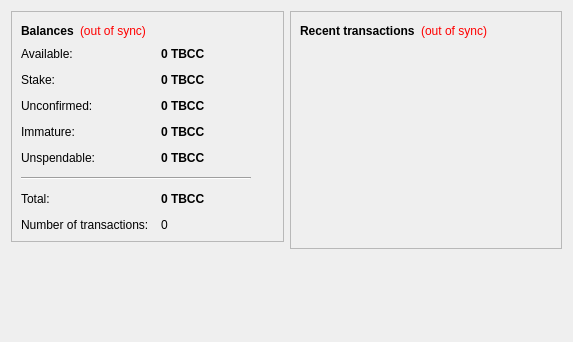
<?xml version="1.0" encoding="UTF-8"?>
<ui version="4.0">
 <class>OverviewPage</class>
 <widget class="QWidget" name="OverviewPage">
  <property name="geometry">
   <rect>
    <x>0</x>
    <y>0</y>
    <width>573</width>
    <height>342</height>
   </rect>
  </property>
  <property name="windowTitle">
   <string>Form</string>
  </property>
  <layout class="QHBoxLayout" name="horizontalLayout" stretch="1,1">
   <item>
    <layout class="QVBoxLayout" name="verticalLayout_2">
     <item>
      <widget class="QFrame" name="frame">
       <property name="frameShape">
        <enum>QFrame::StyledPanel</enum>
       </property>
       <property name="frameShadow">
        <enum>QFrame::Raised</enum>
       </property>
       <layout class="QVBoxLayout" name="verticalLayout_4">
        <item>
         <layout class="QHBoxLayout" name="horizontalLayout_4">
          <item>
           <widget class="QLabel" name="label_5">
            <property name="font">
             <font>
              <weight>75</weight>
              <bold>true</bold>
             </font>
            </property>
            <property name="text">
             <string>Balances</string>
            </property>
           </widget>
          </item>
          <item>
           <widget class="QLabel" name="labelWalletStatus">
            <property name="toolTip">
             <string>The displayed information may be out of date. Your wallet automatically synchronizes with the ThousandBitcoin network after a connection is established, but this process has not completed yet.</string>
            </property>
            <property name="styleSheet">
             <string notr="true">QLabel { color: red; }</string>
            </property>
            <property name="text">
             <string notr="true">(out of sync)</string>
            </property>
            <property name="alignment">
             <set>Qt::AlignLeading|Qt::AlignLeft|Qt::AlignVCenter</set>
            </property>
           </widget>
          </item>
          <item>
           <spacer name="horizontalSpacer_2">
            <property name="orientation">
             <enum>Qt::Horizontal</enum>
            </property>
            <property name="sizeHint" stdset="0">
             <size>
              <width>40</width>
              <height>20</height>
             </size>
            </property>
           </spacer>
          </item>
         </layout>
        </item>
        <item>
         <layout class="QFormLayout" name="formLayout_2">
          <property name="fieldGrowthPolicy">
           <enum>QFormLayout::AllNonFixedFieldsGrow</enum>
          </property>
          <property name="horizontalSpacing">
           <number>12</number>
          </property>
          <property name="verticalSpacing">
           <number>12</number>
          </property>
          <item row="0" column="0">
           <widget class="QLabel" name="labelAvailableText">
            <property name="toolTip">
             <string>Your current available balance</string>
            </property>
            <property name="text">
             <string>Available:</string>
            </property>
           </widget>
          </item>
          <item row="0" column="1">
           <widget class="QLabel" name="labelAvailable">
            <property name="font">
             <font>
              <weight>75</weight>
              <bold>true</bold>
             </font>
            </property>
            <property name="cursor">
             <cursorShape>IBeamCursor</cursorShape>
            </property>
            <property name="toolTip">
             <string>Your current available balance</string>
            </property>
            <property name="text">
             <string notr="true">0 TBCC</string>
            </property>
            <property name="alignment">
             <set>Qt::AlignLeading|Qt::AlignLeft|Qt::AlignVCenter</set>
            </property>
            <property name="textInteractionFlags">
             <set>Qt::LinksAccessibleByMouse|Qt::TextSelectableByKeyboard|Qt::TextSelectableByMouse</set>
            </property>
           </widget>
          </item>
          <item row="1" column="0">
           <widget class="QLabel" name="label_6">
            <property name="toolTip">
             <string>Total of coins that was staked, and do not yet count toward the current balance</string>
            </property>
            <property name="text">
             <string>Stake:</string>
            </property>
           </widget>
          </item>
          <item row="1" column="1">
           <widget class="QLabel" name="labelStake">
            <property name="font">
             <font>
              <weight>75</weight>
              <bold>true</bold>
             </font>
            </property>
            <property name="cursor">
             <cursorShape>IBeamCursor</cursorShape>
            </property>
            <property name="toolTip">
             <string>Total of coins that was staked, and do not yet count toward the current balance</string>
            </property>
            <property name="text">
             <string notr="true">0 TBCC</string>
            </property>
            <property name="alignment">
             <set>Qt::AlignLeading|Qt::AlignLeft|Qt::AlignVCenter</set>
            </property>
            <property name="textInteractionFlags">
             <set>Qt::LinksAccessibleByMouse|Qt::TextSelectableByKeyboard|Qt::TextSelectableByMouse</set>
            </property>
           </widget>
          </item>
          <item row="2" column="0">
           <widget class="QLabel" name="label_3">
            <property name="toolTip">
             <string>Total of transactions that have yet to be confirmed, and do not yet count toward the current balance</string>
            </property>
            <property name="text">
             <string>Unconfirmed:</string>
            </property>
           </widget>
          </item>
          <item row="2" column="1">
           <widget class="QLabel" name="labelUnconfirmed">
            <property name="font">
             <font>
              <weight>75</weight>
              <bold>true</bold>
             </font>
            </property>
            <property name="cursor">
             <cursorShape>IBeamCursor</cursorShape>
            </property>
            <property name="toolTip">
             <string>Total of transactions that have yet to be confirmed, and do not yet count toward the current balance</string>
            </property>
            <property name="text">
             <string notr="true">0 TBCC</string>
            </property>
            <property name="alignment">
             <set>Qt::AlignLeading|Qt::AlignLeft|Qt::AlignVCenter</set>
            </property>
            <property name="textInteractionFlags">
             <set>Qt::LinksAccessibleByMouse|Qt::TextSelectableByKeyboard|Qt::TextSelectableByMouse</set>
            </property>
           </widget>
          </item>
          <item row="3" column="0">
           <widget class="QLabel" name="labelImmatureText">
            <property name="toolTip">
             <string>Mined balance that has not yet matured</string>
            </property>
            <property name="text">
             <string>Immature:</string>
            </property>
           </widget>
          </item>
          <item row="3" column="1">
           <widget class="QLabel" name="labelImmature">
            <property name="font">
             <font>
              <weight>75</weight>
              <bold>true</bold>
             </font>
            </property>
            <property name="toolTip">
             <string>Mined balance that has not yet matured</string>
            </property>
            <property name="text">
             <string notr="true">0 TBCC</string>
            </property>
            <property name="alignment">
             <set>Qt::AlignLeading|Qt::AlignLeft|Qt::AlignVCenter</set>
            </property>
            <property name="textInteractionFlags">
             <set>Qt::LinksAccessibleByMouse|Qt::TextSelectableByKeyboard|Qt::TextSelectableByMouse</set>
            </property>
           </widget>
          </item>
          <item row="4" column="0">
           <widget class="QLabel" name="labelBalanceWatchOnlyText">
            <property name="toolTip">
             <string>Your unspendable balance</string>
            </property>
            <property name="text">
             <string>Unspendable:</string>
            </property>
           </widget>
          </item>
          <item row="4" column="1">
           <widget class="QLabel" name="labelBalanceWatchOnly">
            <property name="font">
             <font>
              <weight>75</weight>
              <bold>true</bold>
             </font>
            </property>
            <property name="cursor">
             <cursorShape>IBeamCursor</cursorShape>
            </property>
            <property name="toolTip">
             <string>Your unspendable balance</string>
            </property>
            <property name="text">
             <string notr="true">0 TBCC</string>
            </property>
            <property name="alignment">
             <set>Qt::AlignLeading|Qt::AlignLeft|Qt::AlignVCenter</set>
            </property>
            <property name="textInteractionFlags">
             <set>Qt::LinksAccessibleByMouse|Qt::TextSelectableByKeyboard|Qt::TextSelectableByMouse</set>
            </property>
           </widget>
          </item>
          <item row="5" column="0" colspan="2">
           <widget class="Line" name="line">
            <property name="maximumSize">
             <size>
              <width>230</width>
              <height>16777215</height>
             </size>
            </property>
            <property name="orientation">
             <enum>Qt::Horizontal</enum>
            </property>
           </widget>
          </item>
          <item row="6" column="0">
           <widget class="QLabel" name="labelTotalText">
            <property name="toolTip">
             <string>Your current total balance</string>
            </property>
            <property name="text">
             <string>Total:</string>
            </property>
           </widget>
          </item>
          <item row="6" column="1">
           <widget class="QLabel" name="labelTotal">
            <property name="font">
             <font>
              <weight>75</weight>
              <bold>true</bold>
             </font>
            </property>
            <property name="toolTip">
             <string>Your current total balance</string>
            </property>
            <property name="text">
             <string notr="true">0 TBCC</string>
            </property>
            <property name="alignment">
             <set>Qt::AlignLeading|Qt::AlignLeft|Qt::AlignVCenter</set>
            </property>
            <property name="textInteractionFlags">
             <set>Qt::LinksAccessibleByMouse|Qt::TextSelectableByKeyboard|Qt::TextSelectableByMouse</set>
            </property>
           </widget>
          </item>
          <item row="7" column="0">
           <widget class="QLabel" name="label_2">
            <property name="toolTip">
             <string>Total number of transactions in wallet</string>
            </property>
            <property name="text">
             <string>Number of transactions:</string>
            </property>
           </widget>
          </item>
          <item row="7" column="1">
           <widget class="QLabel" name="labelNumTransactions">
            <property name="toolTip">
             <string>Total number of transactions in wallet</string>
            </property>
            <property name="text">
             <string notr="true">0</string>
            </property>
           </widget>
          </item>
         </layout>
        </item>
       </layout>
      </widget>
     </item>
     <item>
      <spacer name="verticalSpacer">
       <property name="orientation">
        <enum>Qt::Vertical</enum>
       </property>
       <property name="sizeHint" stdset="0">
        <size>
         <width>20</width>
         <height>40</height>
        </size>
       </property>
      </spacer>
     </item>
    </layout>
   </item>
   <item>
    <layout class="QVBoxLayout" name="verticalLayout_3">
     <item>
      <widget class="QFrame" name="frame_2">
       <property name="frameShape">
        <enum>QFrame::StyledPanel</enum>
       </property>
       <property name="frameShadow">
        <enum>QFrame::Raised</enum>
       </property>
       <layout class="QVBoxLayout" name="verticalLayout">
        <item>
         <layout class="QHBoxLayout" name="horizontalLayout_2">
          <item>
           <widget class="QLabel" name="label_4">
            <property name="text">
             <string>&lt;b&gt;Recent transactions&lt;/b&gt;</string>
            </property>
           </widget>
          </item>
          <item>
           <widget class="QLabel" name="labelTransactionsStatus">
            <property name="toolTip">
             <string>The displayed information may be out of date. Your wallet automatically synchronizes with the TBCC network after a connection is established, but this process has not completed yet.</string>
            </property>
            <property name="styleSheet">
             <string notr="true">QLabel { color: red; }</string>
            </property>
            <property name="text">
             <string notr="true">(out of sync)</string>
            </property>
            <property name="alignment">
             <set>Qt::AlignRight|Qt::AlignTrailing|Qt::AlignVCenter</set>
            </property>
           </widget>
          </item>
          <item>
           <spacer name="horizontalSpacer">
            <property name="orientation">
             <enum>Qt::Horizontal</enum>
            </property>
            <property name="sizeHint" stdset="0">
             <size>
              <width>40</width>
              <height>20</height>
             </size>
            </property>
           </spacer>
          </item>
         </layout>
        </item>
        <item>
         <widget class="QListView" name="listTransactions">
          <property name="styleSheet">
           <string notr="true">QListView { background: transparent; }</string>
          </property>
          <property name="frameShape">
           <enum>QFrame::NoFrame</enum>
          </property>
          <property name="verticalScrollBarPolicy">
           <enum>Qt::ScrollBarAlwaysOff</enum>
          </property>
          <property name="horizontalScrollBarPolicy">
           <enum>Qt::ScrollBarAlwaysOff</enum>
          </property>
          <property name="selectionMode">
           <enum>QAbstractItemView::NoSelection</enum>
          </property>
         </widget>
        </item>
       </layout>
      </widget>
     </item>
     <item>
      <spacer name="verticalSpacer_2">
       <property name="orientation">
        <enum>Qt::Vertical</enum>
       </property>
       <property name="sizeHint" stdset="0">
        <size>
         <width>20</width>
         <height>40</height>
        </size>
       </property>
      </spacer>
     </item>
    </layout>
   </item>
  </layout>
 </widget>
 <resources/>
 <connections/>
</ui>
